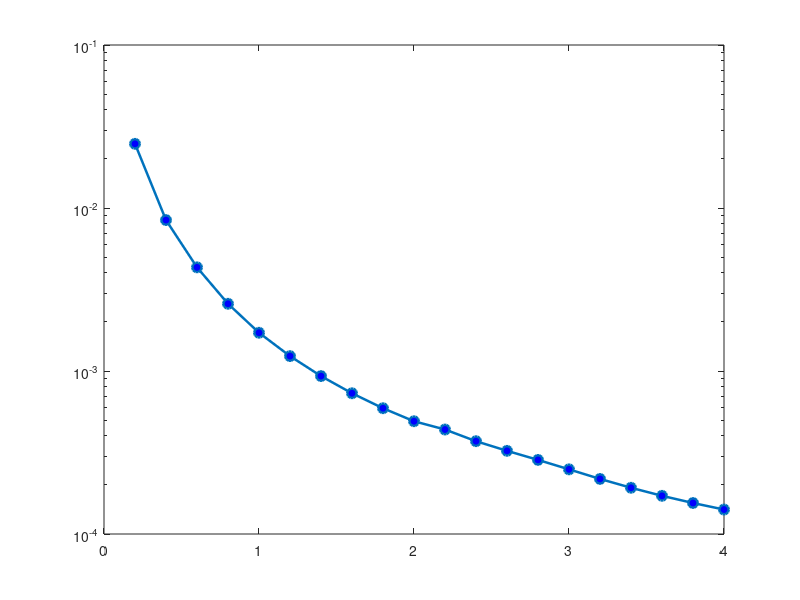

This chart was generated by the following MATLAB code: (Note: this script raises an error after producing the figure.)
midrVals = 0.2:0.2:4.0;

riskVals = [ ...
    0.024764
    0.0084314
    0.0043247
    0.0025851
    0.0017167
    0.0012339
    0.00093067
    0.00072999
    0.00059098
    0.00049172
    0.00043751
    0.00037097
    0.00032382
    0.00028486
    0.00024926
    0.00021770
    0.00019218
    0.00017152
    0.00015494
    0.00014127 ];

figure('Color','w');

%% Main risk curve
semilogy(midrVals, riskVals, '-o', ...
    'LineWidth', 1.8, ...
    'MarkerSize', 7, ...
    'MarkerFaceColor', 'b');

hold on;

%% Code-based target risk lines

lambda_10in50 = -log(1-0.10)/50;   % ≈ 2.1e-3
lambda_2in50  = -log(1-0.02)/50;   % ≈ 4.0e-4
lambda_collapse = 1e-4;

yline(lambda_10in50, '--r', ...
    'LineWidth', 1.0);

yline(lambda_2in50, '--r', ...
    'LineWidth', 1.0);

yline(lambda_collapse, '--r', ...
    'LineWidth', 1.0);

%% LEFT AXIS

yyaxis left

set(gca,'YScale','log');

ylabel('Annual Frequency of Exceedance, \lambda (1/year)', ...
    'FontSize',18, ...
    'Color','b');

ylim([1e-5 1e-1]);

%% RIGHT AXIS (Return Period)

yyaxis right

set(gca,'YScale','log');

ylim([1e-5 1e-1]);

% Return periods shown in figure
TR_ticks = [10000 2475 1000 475 100 50 10];

lambda_ticks = 1 ./ TR_ticks;

set(gca, ...
    'YTick', lambda_ticks, ...
    'YTickLabel', compose('%,g',TR_ticks), ...
    'YColor','r');

ylabel('Return Period, T_R (years)', ...
    'FontSize',18, ...
    'Color','r', ...
    'Rotation',270);

%% X-axis

xlabel('MIDR (%)', ...
    'FontSize',18);

xlim([0.2 4.0]);

%% Grid

grid on;
grid minor;

%% Title

title('Continuous Seismic Risk Curve in Drift Space', ...
    'FontSize',24, ...
    'FontWeight','normal');

%% Legend

yyaxis left

legend({'Annual Frequency of Exceedance', ...
         '\lambda (MIDR > x)'}, ...
         'Location','southwest', ...
         'FontSize',14);

%% Text annotations

text(3.3, lambda_10in50*1.2, ...
    '$T_R = 50$ years', ...
    'Interpreter','latex', ...
    'Color','r', ...
    'FontSize',18);

text(3.3, lambda_10in50*0.85, ...
    '(\lambda = 0.02/year)', ...
    'Color','r', ...
    'FontSize',14);

text(3.2, lambda_2in50*1.4, ...
    '$T_R = 475$ years', ...
    'Interpreter','latex', ...
    'Color','r', ...
    'FontSize',18);

text(3.2, lambda_2in50*0.85, ...
    '(\lambda = 0.002105/year)', ...
    'Color','r', ...
    'FontSize',14);

text(3.2, lambda_collapse*0.8, ...
    '$T_R = 2475$ years', ...
    'Interpreter','latex', ...
    'Color','r', ...
    'FontSize',18);

text(3.2, lambda_collapse*0.55, ...
    '(\lambda = 0.000404/year)', ...
    'Color','r', ...
    'FontSize',14);

%% Bottom textbox

annotation('textbox', ...
    [0.22 0.02 0.56 0.05], ...
    'String', ...
    'Left Y-axis: Annual Frequency of Exceedance (\lambda)   |   Right Y-axis: Return Period (T_R = 1/\lambda)', ...
    'FitBoxToText','on', ...
    'HorizontalAlignment','center', ...
    'FontSize',14, ...
    'BackgroundColor',[0.97 0.95 0.85]);

%% Final formatting

set(gca,'FontSize',16);
box on;
